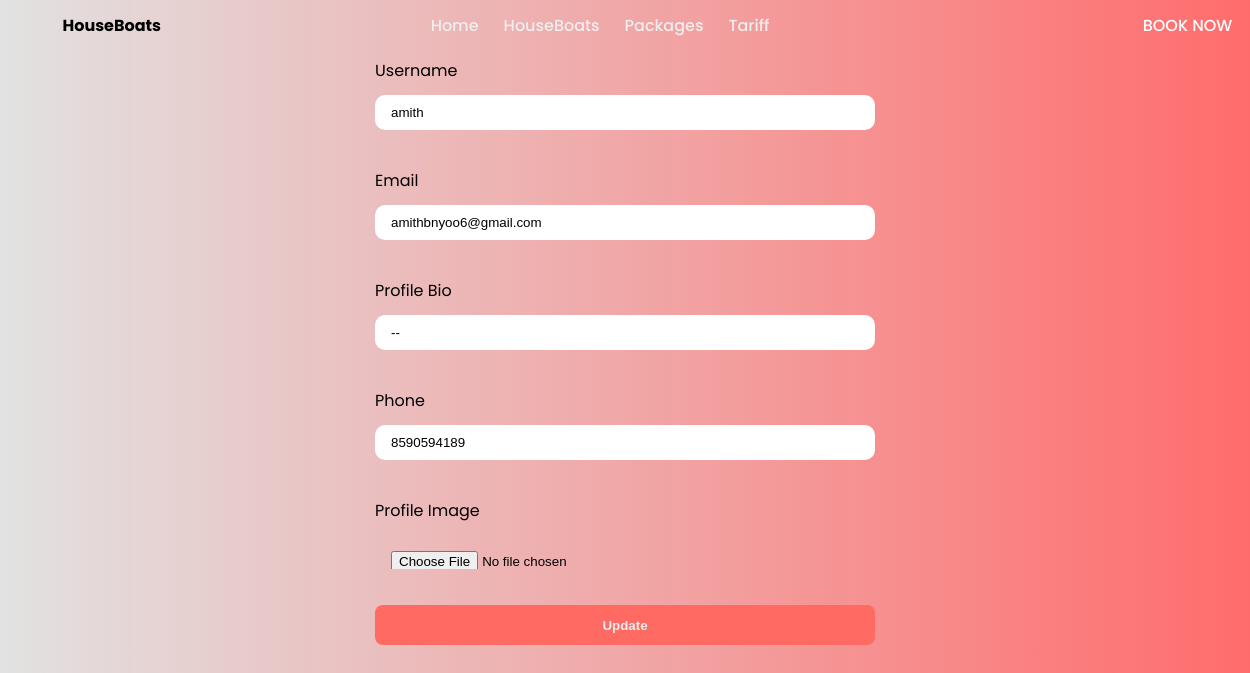
The app's page /test/update6 with its own data.
### imagetst/models.py (models this page shows, shortened)
class Profile(models.Model):
    user = models.OneToOneField(User,on_delete=models.CASCADE,null=True)
    name = models.CharField(max_length=100,null=True)
    bio = models.TextField(null=True)
    email = models.EmailField(null=True)
    phone = models.IntegerField(null=True)
    profile_image = models.ImageField(null=True,upload_to='slide_img')

### imagetst/views.py (the view)
# urls.py: path('update<int:id>',views.updateProfile,name='update'),
def updateProfile(request,id):
    profile = Profile.objects.get(id=id)
    if request.method == 'POST':
        form = Update(request.POST,request.FILES, instance=profile)
        if form.is_valid():
            form.save()
            return redirect('profile')
    else:
        form = Update(instance=profile)
        return render(request,'update.html',{'form':form})

### imagetst/forms.py
class Update(forms.ModelForm):
    name = forms.CharField(widget=forms.TextInput(
        attrs = {
            'placeholder':'Enter Your Name',
            'class':'form-control'
        }
    ))
    email = forms.EmailField(widget=forms.EmailInput(
        attrs ={
            'placeholder':'Enter Your Name',
            'class':'form-control'
        }
    ))
    bio = forms.CharField(widget=forms.TextInput(
        attrs ={
            'placeholder':'Enter Your Bio',
            'class':'form-control'
        }
    ))
    phone = forms.IntegerField(widget=forms.NumberInput(
        attrs ={
            'placeholder':'Enter Your Phone',
            'class':'form-control'
        }
    ))
    profile_image = forms.ImageField(widget=forms.FileInput(
        attrs ={
            'placeholder':'Enter Your Bio',
            'class':'form-control'
        }
    ))
    class Meta:
        model = User
        fields = ['name','email','bio','phone','profile_image']

### template/update.html (shortened to what this page needs)
{% extends 'base.html' %}
{% block base %}
<body class="houseboat">
  <div class="con-5">
    <form class="frm" method="post" enctype='multipart/form-data'>
        <div class="con-2">
          <label class="form-label">Username</label>
          {{form.name}}
        </div>
        <div class="con-2">
          <label class="form-label">Email</label>
          {{form.email}}
        </div>
        <div class="con-2">
          <label class="form-label">Profile Bio</label>
          {{form.bio}}
        </div>
        <div class="con-2">
          <label class="form-label">Phone</label>
          {{form.phone}}
        </div>
        <div class="con-2">
            <label class="form-label">Profile Image</label>
            {{form.profile_image}}
        </div>
        <div class="log">
          <button type="submit" class="login ">Update</button>
        </div>
    </form>
  </div>
</body>
{% endblock %}

### static/css/style.css (style rules this page uses)
body { margin: 0; font-family: 'poppins'; }
* { padding: 0; margin: 0; box-sizing: border-box; }
.houseboat { height: 100%; background: linear-gradient(to right, #e2e2e2, #ff6c6cf1); background-color: #ff6c6cf1; }
.con-5 { top: 200; display: flex; flex-direction: column; align-items: center; justify-content: center; gap: 10px; overflow: hidden; }
.frm { width: 600px; height: 600px; display: flex; flex-direction: column; align-items: center; justify-content: center; gap: 35px; }
.con-2 { display: flex; flex-direction: column; gap: 10px; }
.form-label { height: 30px; text-transform: capitalize; display: flex; align-items: center; }
.form-control { width: 500px; height: 35px; border-radius: 10px; padding: 15px; outline: none; border: 1px solid transparent; }
.login { width: 500px; height: 40px; background-color: #ff6a62; border: none; border-radius: 8px; color: #eee; font-weight: 700; }

### records on screen
Profile: name "amith", email "amithbnyoo6@gmail.com", bio "--", phone "8590594189"
